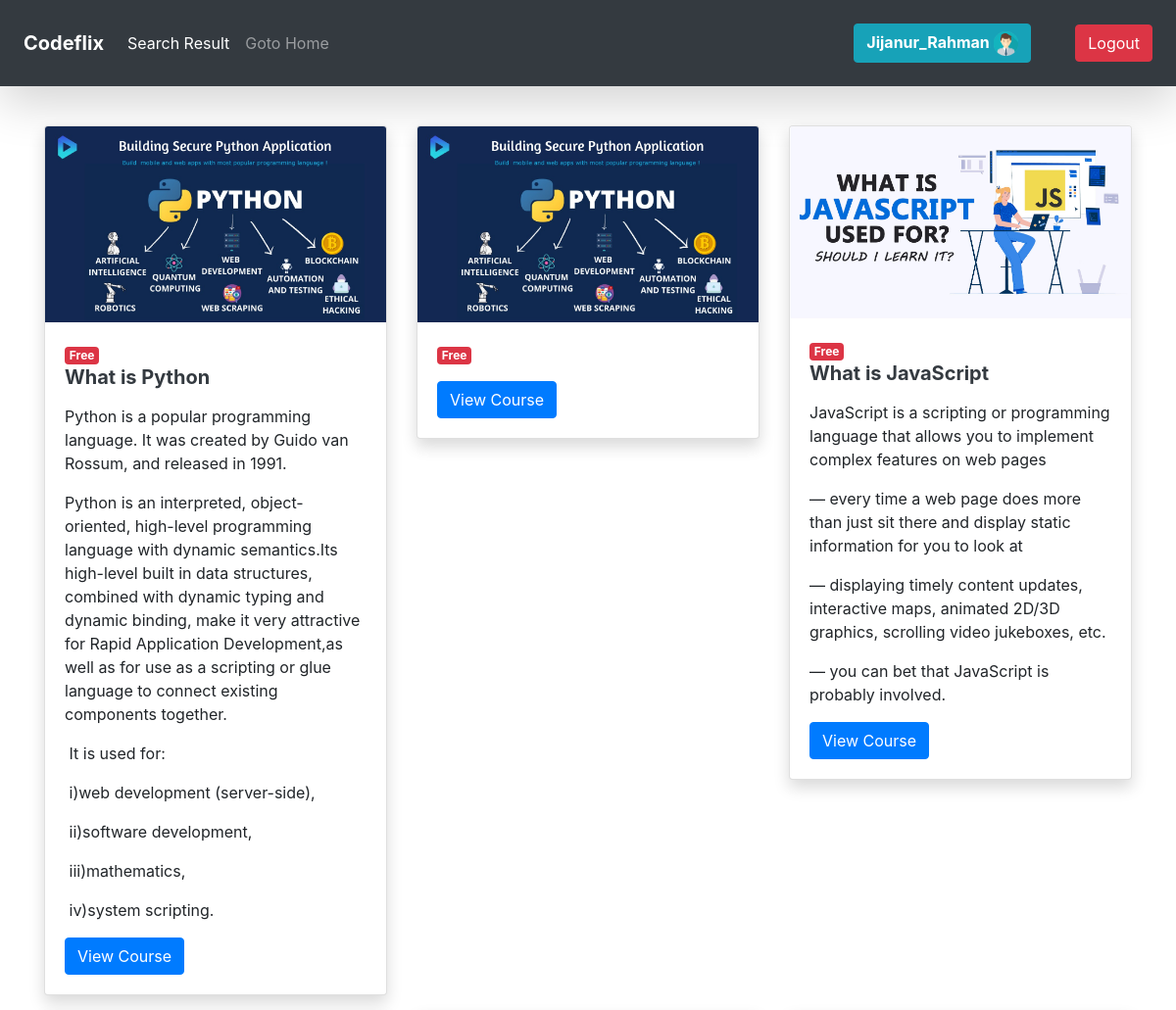
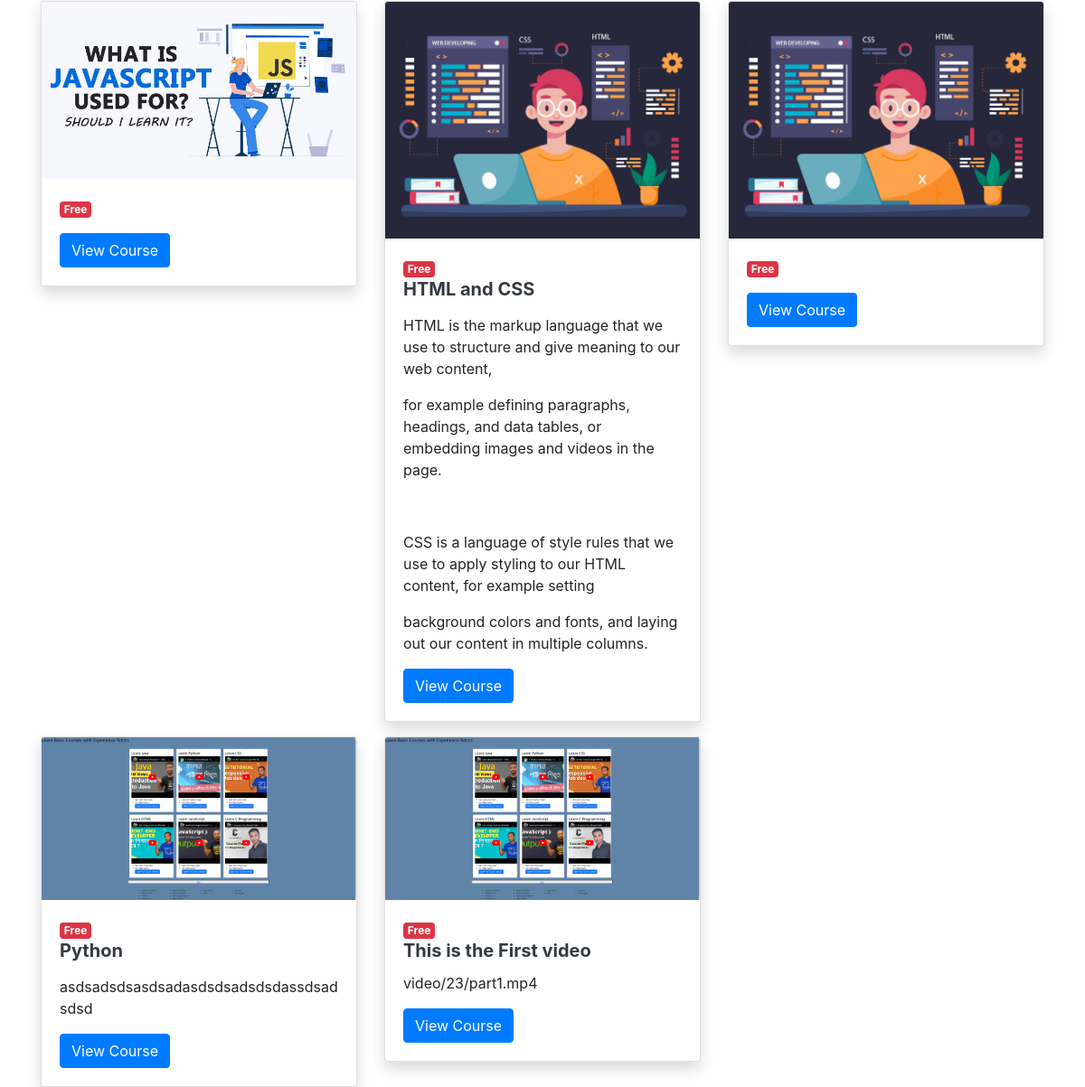
/Tutorial/ (signed in), run on the app's committed database (2 pictures, top to bottom).
### Codeflix/models.py (models this page shows, shortened)
class Course(models.Model):
    title = models.CharField(max_length=100)
    course_description = RichTextField()
    is_premium = models.BooleanField(default=False)
    course_image = models.ImageField(upload_to="course")
    slug = models.SlugField(blank=True)
    caption = models.CharField(max_length=100)
    video = models.FileField(upload_to="video/%y")
    def __str__(self):
        return self.title

### Codeflix/views.py (the view)
# urls.py: path('Tutorial/',views.Tutorial,name='Tutorial'),
def Tutorial(request):
    course = Course.objects.all()
    context = {'course': course}
    print(context)
    return render(request, 'Tutorial.html' , context)

### Codeflix/templates/Tutorial.html
{% extends "base.html" %}
{% block start %}
    <div class="container mt-4">
        <div class="row">
            {% for c in course %}
            <div class="col-lg-4 mt-3">
                <div class="card shadow">
                    <img src="/media/{{c.course_image}}" class="card-img-top" alt="...">
                    <div class="card-body">
                        {% if c.is_premium %}
                        <span class="badge badge-success">Premium</span>
                        {% else %}
                        <span class="badge badge-danger">Free</span>
                        {% endif %}
                      <a href=""><h5 class="card-title text-dark"><b>{{c.title}}</b></h5></a>
                      <p class="card-text">{{c.course_description |safe}}</p>
                      <a href="" class="btn btn-primary">View Course</a>
                    </div>
                </div>
            </div>
            <div class="col-lg-4 mt-3">
                <div class="card shadow">
                    <img src="/media/{{c.course_image}}" class="card-img-top" alt="...">
                    <div class="card-body">
                        {% if c.is_premium %}
                        <span class="badge badge-success">Premium</span>
                        {% else %}
                        <span class="badge badge-danger">Free</span>
                        {% endif %}
                      <a href=""><h5 class="card-title text-dark"><b>{{c.caption}}</b></h5></a>
                      <p class="card-text">{{c.video |safe}}</p>
                      <a href="" class="btn btn-primary">View Course</a>
                    </div>
                </div>
            </div>
            {% endfor %}
        </div>
    </div>
{% endblock %}

### Codeflix/templates/base.html (shortened to what this page needs)
{% load static %}
<!DOCTYPE html>
<html lang="en">
<head>
    <link rel="stylesheet" href="https://stackpath.bootstrapcdn.com/bootstrap/4.4.1/css/bootstrap.min.css">
</head>
<body>
    <nav class="navbar navbar-expand-lg navbar-dark bg-dark shadow-lg p-4">
        <a class="navbar-brand" href="/"><b>Code<span>flix</span></b></a>
        <div class="collapse navbar-collapse" id="navbarColor01">
          <ul class="navbar-nav mr-auto">
            <li class="nav-item active">
              <a class="nav-link" href="#">Search Result<span class="sr-only">(current)</span></a>
            </li>
            <li class="nav-item">
              <a class="nav-link" href="{% url 'home' %}">Goto Home</a>
            </li>
          </ul>
          <button class="btn btn-info" type="button" id="dropdownMenuButton1" data-bs-toggle="dropdown" aria-expanded="false">
            <b>{{request.user}}</b>
            <img src="{% static 'images/user.png' %}" alt="User" title="User" width="25px">
          </button>
            <a href="{% url 'logout' %}" class="btn btn-danger">Logout</a>
        </div>
      </nav>
    {% block start %}
    {% endblock %}
</body>
</html>

### data on the page
Course: course_image (picture), is_premium "Free", title "What is Python", course_description "Python is a popular programming language. It was created by Guido van Rossum, and released in 1991. Python is an interpreted, object-oriented, high-level programming language with dynamic semantics.Its high-level built in data structures, combined with dynamic typing and dynamic binding, make it very attractive for Rapid Application Development,as well as for use as a scripting or glue language to connect existing components together. It is used for: i)web development (server-side), ii)software development, iii)mathematics, iv)system scripting."
Course: course_image (picture), is_premium "Free", title "What is JavaScript", course_description "JavaScript is a scripting or programming language that allows you to implement complex features on web pages — every time a web page does more than just sit there and display static information for you to look at — displaying timely content updates, interactive maps, animated 2D/3D graphics, scrolling video jukeboxes, etc. — you can bet that JavaScript is probably involved."
Course: course_image (picture), is_premium "Free", title "HTML and CSS", course_description "HTML is the markup language that we use to structure and give meaning to our web content, for example defining paragraphs, headings, and data tables, or embedding images and videos in the page. CSS is a language of style rules that we use to apply styling to our HTML content, for example setting background colors and fonts, and laying out our content in multiple columns."
Course: course_image (picture), is_premium "Free", title "Python", course_description "asdsadsdsasdsadasdsdsadsdsdassdsadsdsd", caption "This is the First video", video "video/23/part1.mp4"

### other printed values
{{ request.user }} "Jijanur_Rahman"
